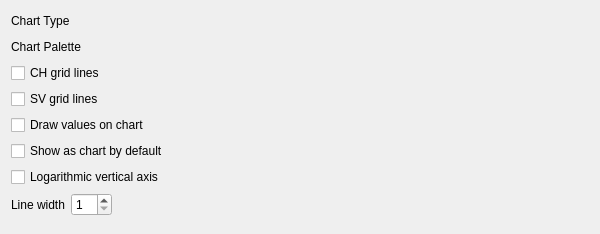
<?xml version="1.0" encoding="UTF-8"?>
<ui version="4.0">
 <class>ReportTabChart</class>
 <widget class="QWidget" name="ReportTabChart">
  <property name="geometry">
   <rect>
    <x>0</x>
    <y>0</y>
    <width>600</width>
    <height>234</height>
   </rect>
  </property>
  <property name="windowTitle">
   <string>Chart Tab</string>
  </property>
  <property name="toolTip">
   <string/>
  </property>
  <property name="whatsThis">
   <string>&lt;p&gt;On this tab, you configure the chart drawn for this report.&lt;/p&gt;</string>
  </property>
  <layout class="QVBoxLayout">
   <item>
    <layout class="QHBoxLayout">
     <item>
      <widget class="QLabel" name="textLabel1">
       <property name="sizePolicy">
        <sizepolicy hsizetype="Preferred" vsizetype="Preferred">
         <horstretch>0</horstretch>
         <verstretch>0</verstretch>
        </sizepolicy>
       </property>
       <property name="toolTip">
        <string>&lt;p&gt;Select what form you would like the chart to be drawn as.&lt;/p&gt;</string>
       </property>
       <property name="text">
        <string>Chart Type</string>
       </property>
       <property name="wordWrap">
        <bool>false</bool>
       </property>
      </widget>
     </item>
     <item>
      <widget class="KMyMoneyGeneralCombo" name="m_comboType" native="true"/>
     </item>
     <item>
      <spacer name="spacer1">
       <property name="orientation">
        <enum>Qt::Horizontal</enum>
       </property>
       <property name="sizeType">
        <enum>QSizePolicy::Expanding</enum>
       </property>
       <property name="sizeHint" stdset="0">
        <size>
         <width>121</width>
         <height>20</height>
        </size>
       </property>
      </spacer>
     </item>
    </layout>
   </item>
   <item>
    <layout class="QHBoxLayout" name="_2">
     <item>
      <widget class="QLabel" name="textLabel1_2">
       <property name="sizePolicy">
        <sizepolicy hsizetype="Preferred" vsizetype="Preferred">
         <horstretch>0</horstretch>
         <verstretch>0</verstretch>
        </sizepolicy>
       </property>
       <property name="toolTip">
        <string>&lt;p&gt;Select what form you would like the chart to be drawn as.&lt;/p&gt;</string>
       </property>
       <property name="text">
        <string>Chart Palette</string>
       </property>
       <property name="wordWrap">
        <bool>false</bool>
       </property>
      </widget>
     </item>
     <item>
      <widget class="KMyMoneyGeneralCombo" name="m_comboPalette" native="true"/>
     </item>
     <item>
      <spacer name="spacer1_2">
       <property name="orientation">
        <enum>Qt::Horizontal</enum>
       </property>
       <property name="sizeType">
        <enum>QSizePolicy::Expanding</enum>
       </property>
       <property name="sizeHint" stdset="0">
        <size>
         <width>121</width>
         <height>20</height>
        </size>
       </property>
      </spacer>
     </item>
    </layout>
   </item>
   <item>
    <layout class="QGridLayout" name="gridLayout">
     <item row="2" column="0">
      <widget class="QCheckBox" name="m_checkValues">
       <property name="toolTip">
        <string>&lt;p&gt;Select this option to draw the numeric values for data points next to their plot location.&lt;/p&gt;</string>
       </property>
       <property name="text">
        <string>Draw values on chart</string>
       </property>
      </widget>
     </item>
     <item row="3" column="0">
      <widget class="QCheckBox" name="m_checkShowChart">
       <property name="toolTip">
        <string>&lt;p&gt;Select this option to cause the report to be shown as a chart when you first open the report.  Otherwise, it will come up as a text report.&lt;/p&gt;</string>
       </property>
       <property name="text">
        <string>Show as chart by default</string>
       </property>
      </widget>
     </item>
     <item row="1" column="0">
      <widget class="QCheckBox" name="m_checkSVGridLines">
       <property name="text">
        <string notr="true">SV grid lines</string>
       </property>
      </widget>
     </item>
     <item row="0" column="0">
      <widget class="QCheckBox" name="m_checkCHGridLines">
       <property name="toolTip">
        <string>&lt;p&gt;Select this option to show horizontal and vertical grid lines on the chart.&lt;/p&gt;</string>
       </property>
       <property name="text">
        <string notr="true">CH grid lines</string>
       </property>
      </widget>
     </item>
     <item row="4" column="0">
      <widget class="QCheckBox" name="m_logYaxis">
       <property name="text">
        <string>Logarithmic vertical axis</string>
       </property>
      </widget>
     </item>
    </layout>
   </item>
   <item>
    <layout class="QHBoxLayout">
     <item>
      <widget class="QLabel" name="textLabel6">
       <property name="sizePolicy">
        <sizepolicy hsizetype="Preferred" vsizetype="Preferred">
         <horstretch>0</horstretch>
         <verstretch>0</verstretch>
        </sizepolicy>
       </property>
       <property name="toolTip">
        <string>&lt;p&gt;Select what width should be used to draw the line on the chart&lt;/p&gt;</string>
       </property>
       <property name="text">
        <string>Line width</string>
       </property>
       <property name="wordWrap">
        <bool>false</bool>
       </property>
      </widget>
     </item>
     <item>
      <widget class="QSpinBox" name="m_lineWidth">
       <property name="minimum">
        <number>1</number>
       </property>
       <property name="maximum">
        <number>10</number>
       </property>
      </widget>
     </item>
     <item>
      <spacer name="spacer2">
       <property name="orientation">
        <enum>Qt::Horizontal</enum>
       </property>
       <property name="sizeType">
        <enum>QSizePolicy::Expanding</enum>
       </property>
       <property name="sizeHint" stdset="0">
        <size>
         <width>121</width>
         <height>20</height>
        </size>
       </property>
      </spacer>
     </item>
    </layout>
   </item>
   <item>
    <spacer name="spacer15">
     <property name="orientation">
      <enum>Qt::Vertical</enum>
     </property>
     <property name="sizeType">
      <enum>QSizePolicy::Expanding</enum>
     </property>
     <property name="sizeHint" stdset="0">
      <size>
       <width>20</width>
       <height>20</height>
      </size>
     </property>
    </spacer>
   </item>
  </layout>
 </widget>
 <layoutdefault spacing="6" margin="11"/>
 <customwidgets>
  <customwidget>
   <class>KMyMoneyGeneralCombo</class>
   <extends>QWidget</extends>
   <header>kmymoneygeneralcombo.h</header>
   <container>1</container>
  </customwidget>
 </customwidgets>
 <tabstops>
  <tabstop>m_checkCHGridLines</tabstop>
  <tabstop>m_checkSVGridLines</tabstop>
  <tabstop>m_checkValues</tabstop>
  <tabstop>m_checkShowChart</tabstop>
  <tabstop>m_logYaxis</tabstop>
  <tabstop>m_lineWidth</tabstop>
 </tabstops>
 <resources/>
 <connections/>
</ui>
